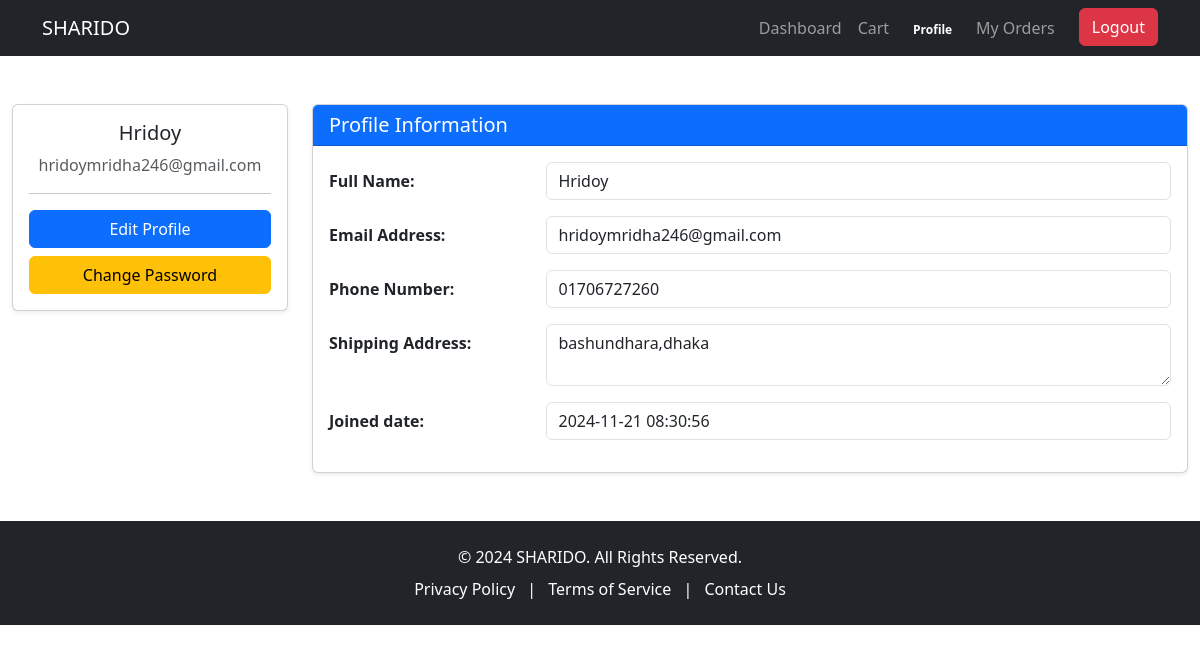
The app's page /profile.php (signed in) with its own data.
### tables this page shows
CREATE TABLE `users` (
  `id` int(11) NOT NULL,
  `name` varchar(100) NOT NULL,
  `email` varchar(100) NOT NULL,
  `password` varchar(255) NOT NULL,
  `phone` varchar(15) DEFAULT NULL,
  `address` varchar(255) DEFAULT NULL,
  `profile_picture` varchar(255) DEFAULT 'default-profile.png',
  `joined_date` datetime DEFAULT current_timestamp()
);

### profile.php (the view, shortened to what this page needs)
<?php
$servername = "localhost";
$username = "root";
$password = "";
$dbname = "sharido";
$conn = new mysqli($servername, $username, $password, $dbname);
$user_id = $_SESSION['user_id'];
$sql = "SELECT * FROM users WHERE id = ?";
$stmt = $conn->prepare($sql);
$stmt->bind_param("i", $user_id);
$stmt->execute();
$result = $stmt->get_result();
if ($result->num_rows > 0) {
    $user = $result->fetch_assoc();
} else {
    header("Location: login.php");
    exit();
}
?>
<!DOCTYPE html>
<html lang="en">
<head>
    <link href="https://cdn.jsdelivr.net/npm/bootstrap@5.3.0/dist/css/bootstrap.min.css" rel="stylesheet">
</head>
<body>
     <nav class="navbar navbar-expand-lg navbar-dark bg-dark">
        <div class="container">
            <a class="navbar-brand" href="dashboard.php">SHARIDO</a>
            <div class="collapse navbar-collapse" id="navbarNav">
                <ul class="navbar-nav ms-auto">
                    <li class="nav-item">
                        <a class="nav-link" href="dashboard.php">Dashboard</a>
                    </li>
                    <li class="nav-item">
                        <a class="nav-link" href="cart.php">Cart</a>
                    </li>
                    <li class="nav-item">
                        <a class="nav-link" href="profile.php"><span class="badge text-bg-secondary-subtle">Profile</span></a>
                    </li>
                    <li class="nav-item">
                        <a href="orders.php" class="nav-link">My Orders</a>
                    </li>
                    <li class="nav-item">
                        <a href="index.php" class="btn btn-danger ms-3">Logout</a>
                    </li>
                </ul>
            </div>
        </div>
    </nav>
    <div class="container-fluid">
        <div class="row">
    <div class="container my-5">
        <div class="row">
            <div class="col-lg-3 mb-4">
                <div class="card shadow-sm">
                    <div class="card-body text-center">
                        <h5><?php echo htmlspecialchars($user['name']); ?></h5>
                        <p class="text-muted"><?php echo htmlspecialchars($user['email']); ?></p>
                        <hr>
                        <a href="edit-profile.php" class="btn btn-primary w-100 mb-2">Edit Profile</a>
                        <a href="change-password.php" class="btn btn-warning w-100">Change Password</a>
                    </div>
                </div>
            </div>
            <div class="col-lg-9">
                <div class="card shadow-sm">
                    <div class="card-header bg-primary text-white">
                        <h5 class="mb-0">Profile Information</h5>
                    </div>
                    <div class="card-body">
                        <form>
                            <div class="row mb-3">
                                <label class="col-sm-3 col-form-label"><strong>Full Name:</strong></label>
                                <div class="col-sm-9">
                                    <input type="text" class="form-control" value="<?php echo htmlspecialchars($user['name']); ?>" readonly>
                                </div>
                            </div>
                            <div class="row mb-3">
                                <label class="col-sm-3 col-form-label"><strong>Email Address:</strong></label>
                                <div class="col-sm-9">
                                    <input type="email" class="form-control" value="<?php echo htmlspecialchars($user['email']); ?>" readonly>
                                </div>
                            </div>
                            <div class="row mb-3">
                                <label class="col-sm-3 col-form-label"><strong>Phone Number:</strong></label>
                                <div class="col-sm-9">
                                    <input type="text" class="form-control" value="<?php echo htmlspecialchars($user['phone']); ?>" readonly>
                                </div>
                            </div>
                            <div class="row mb-3">
                                <label class="col-sm-3 col-form-label"><strong>Shipping Address:</strong></label>
                                <div class="col-sm-9">
                                    <textarea class="form-control" rows="2" readonly><?php echo htmlspecialchars($user['address']); ?></textarea>
                                </div>
                            </div>
                            <div class="row mb-3">
                                <label class="col-sm-3 col-form-label"><strong>Joined date:</strong></label>
                                <div class="col-sm-9">
                                    <input type="email" class="form-control" value="<?php echo htmlspecialchars($user['joined_date']); ?>" readonly>
                                </div>
                            </div>
                        </form>
                    </div>
                </div>
            </div>
        </div>
    </div>
    <footer class="bg-dark text-white py-4">
        <div class="container text-center">
            <p class="mb-0">© 2024 SHARIDO. All Rights Reserved.</p>
            <div class="mt-2">
                <a href="#" class="text-white text-decoration-none mx-2">Privacy Policy</a> |
                <a href="#" class="text-white text-decoration-none mx-2">Terms of Service</a> |
                <a href="#" class="text-white text-decoration-none mx-2">Contact Us</a>
            </div>
        </div>
    </footer>
</body>
</html>

### records on screen
users: name "Hridoy", email "hridoymridha246@gmail.com", phone "01706727260", address "bashundhara,dhaka", joined_date "2024-11-21 08:30:56"
